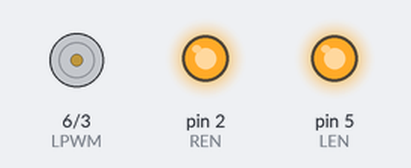
Recording of a sketch running on a simulated Arduino Uno, built with avr-gcc and run on an emulated ATmega328P. On the bench: motor-driver pin pairs drawn as motors (green arrow = first pin HIGH = forward, orange = second pin HIGH = backward, longer = more drive), output pins drawn as LEDs (lit = HIGH). EEPROM starts erased; what the sketch prints to the serial monitor is not drawn.

Above: at 0.05 s.
Timing chart, 0 to 6.5 s (numbered marks = the images above):
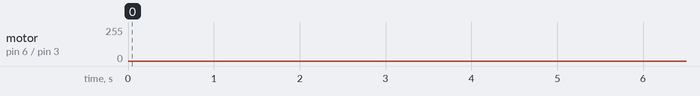

Measured:
- by itself, motor on pin 6 (LPWM) / pin 3 (RPWM): stopped → forward 255/255 at 25.0 s, → stopped 0.24 s later, → forward 255/255 4.8 s later, → stopped 0.24 s later, … (42 changes in this stretch)

The sketch:

main.ino
```cpp
#include <EEPROM.h>

#define RPWM 3 // BTS Code
#define LPWM 6 // BTS Code
#define REN 2 // BTS Code
#define LEN 5 // BTS Code
// EEPROM addresses
const int calibDateAddress = 0; // Address to store the calibration date
const int elapsedDaysAddress = 2; // Address to store elapsed days since calibration
int calibrationDay = 1; // Day of the year when calibration was done
int elapsedDays = 0; // Days elapsed since calibration


// Variables for timing and direction
const int totalDays = 365;
unsigned long lastUpdateTime = 0; // Store the last update time in milliseconds
const unsigned long dayDuration = 5000; // 24 hours in milliseconds for simulation

// Actuator extension values for half year
//First Claebration has to be the extension of 11.7seonds from start
const float actuatorExtensions[183] = {0,
0.236648024992451,
0.237385047510679,
0.23811350422709,
0.23883343655657,
0.23954488608656,
0.240247894563936,
0.240942503882979,
0.241628756072623,
0.242306693284718,
0.242976357782482,
0.243637791928859,
0.244291038175516,
0.244936139051947,
0.245573137154952,
0.246202075138149,
0.2468229957022,
0.247435941584672,
0.248040955550687,
0.248638080383671,
0.249227358876078,
0.249808833820794,
0.250382548002494,
0.25094854418935,
0.251506865124838,
0.252057553519899,
0.252600652045453,
0.253136203324857,
0.253664249926555,
0.25418483435742,
0.254697999055725,
0.255203786384777,
0.255702238626282,
0.256193397974494,
0.256677306530037,
0.25715400629424,
0.257623539163501,
0.258085946923939,
0.258541271246168,
0.258989553680181,
0.25943083565071,
0.259865158452249,
0.260292563244752,
0.260713091049251,
0.261126782743554,
0.261533679058334,
0.261933820573154,
0.262327247712847,
0.262714000743836,
0.263094119770744,
0.263467644733123,
0.263834615402288,
0.264195071378208,
0.264549052086818,
0.264896596776975,
0.265237744518186,
0.265572534197804,
0.265901004518719,
0.266223193997166,
0.266539140960572,
0.266848883545322,
0.267152459695058,
0.267449907158721,
0.26774126348887,
0.268026566040021,
0.268305851967239,
0.268579158224429,
0.268846521563387,
0.269107978532247,
0.269363565474441,
0.269613318527604,
0.269857273622642,
0.270095466482758,
0.270327932622672,
0.270554707347787,
0.27077582575364,
0.270991322725217,
0.271201232936414,
0.271405590849599,
0.27160443071532,
0.271797786571688,
0.271985692244402,
0.272168181346433,
0.272345287277744,
0.272517043225503,
0.272683482163711,
0.272844636853415,
0.273000539842724,
0.273151223466948,
0.273296719848759,
0.273437060898323,
0.273572278313691,
0.273702403581024,
0.273827467975025,
0.273947502559054,
0.27406253818599,
0.27417260549837,
0.274277734928933,
0.274377956701301,
0.274473300830346,
0.274563797123028,
0.27464947517883,
0.274730364390552,
0.27480649394488,
0.274877892823292,
0.274944589802658,
0.275006613456048,
0.275063992153628,
0.275116754063333,
0.275164927151832,
0.275208539185405,
0.275247617730793,
0.275282190155986,
0.275312283631547,
0.275337925131066,
0.275359141432477,
0.275375959118901,
0.275388404579758,
0.275396504011587,
0.275400283419322,
0.275399768617081,
0.275394985229468,
0.275385958692482,
0.275372714254627,
0.275355276978053,
0.275333671739668,
0.275307923232094,
0.275278055964964,
0.275244094266077,
0.275206062282314,
0.275163983980974,
0.27511788315087,
0.275067783403483,
0.275013708174083,
0.274955680723042,
0.274893724136746,
0.274827861329095,
0.274758115042346,
0.274684507848656,
0.274607062150881,
0.274525800184119,
0.274440744016647,
0.274351915551256,
0.274259336526393,
0.274163028517341,
0.274063012937449,
0.273959311039357,
0.273851943916043,
0.273740932502233,
0.273626297575424,
0.27350805975716,
0.27338623951423,
0.273260857159721,
0.273131932854517,
0.272999486608114,
0.272863538280035,
0.272724107580984,
0.272581214073989,
0.272434877175533,
0.2722851161569,
0.272131950145081,
0.271975398124187,
0.271815478936537,
0.271652211283663,
0.271485613727737,
0.271315704692483,
0.271142502464431,
0.270966025194184,
0.270786290897104,
0.270603317455152,
0.2704171226173,
0.270227724001165,
0.270035139093807,
0.269839385253067,
0.269640479708528,
0.269438439562691,
0.269233281792003,
0.269025023247991,
0.268813680658354,
0.26859927062801,
0.268381809640209,
0.268161314057579,
0.0289478853019546}
;

void setup() {

  pinMode(RPWM,OUTPUT);//BTS Code
  pinMode(LPWM,OUTPUT); //BTS Code

  pinMode(LEN,OUTPUT); //BTS Code
  pinMode(REN,OUTPUT); //BTS Code

  digitalWrite(REN,HIGH);//BTS Code
  digitalWrite(LEN,HIGH); //BTS Code

  Serial.begin(9600);

  // Set the initial last update time
  lastUpdateTime = millis();
  // Write these values to EEPROM only once, manually uncomment these lines to set or reset the calibration
//writeIntToEEPROM(calibDateAddress, calibrationDay);
//writeIntToEEPROM(elapsedDaysAddress, elapsedDays);
}

void loop() {
  // Read the calibration date and elapsed days from EEPROM
  int calibrationDay = readIntFromEEPROM(calibDateAddress);
  int elapsedDays = readIntFromEEPROM(elapsedDaysAddress);

  unsigned long now = millis(); // Get current time in milliseconds
  unsigned long timeElapsed = now - lastUpdateTime;

  if (timeElapsed >= dayDuration) { // Simulate a day has passed
    lastUpdateTime = now; // Update the last update time

    // Simulate day of the year based on elapsed time
    // Calculate the current day based on the calibration date and elapsed days
    int currentDayOfYear = (calibrationDay + elapsedDays) % 365; // Simple calculation, adjust for leap years as needed
    bool direction;
    float extension;

    if (currentDayOfYear <= 183) {
      direction = true;
      extension = actuatorExtensions[currentDayOfYear - 1];
    } else if (currentDayOfYear > 183 && currentDayOfYear <= 366) {
      direction = false;
      int reverseIndex = 366 - currentDayOfYear;
      extension = actuatorExtensions[reverseIndex];
    } else {
      direction = false;
      extension = actuatorExtensions[0];
    }

    moveMotor(direction, extension);

    Serial.print("Day ");
    Serial.print(currentDayOfYear);
    Serial.print(": Direction ");
    Serial.print(direction ? "Increasing" : "Decreasing");
    Serial.print(", Extension: ");
    Serial.println(extension*1000);
    elapsedDays++;
    writeIntToEEPROM(elapsedDaysAddress, elapsedDays);
  }
}

// Function to write an integer (e.g., day of the year) to EEPROM at a specific address
void writeIntToEEPROM(int address, int value) {
  byte lowByte = value & 0xFF; // Extract the low byte
  byte highByte = (value >> 8) & 0xFF; // Extract the high byte
  EEPROM.update(address, lowByte); // Write the low byte (minimizes unnecessary writes)
  EEPROM.update(address + 1, highByte); // Write the high byte
}
// Function to read an integer (e.g., day of the year) from EEPROM at a specific address
int readIntFromEEPROM(int address) {
  byte lowByte = EEPROM.read(address);
  byte highByte = EEPROM.read(address + 1);
  return (int)lowByte | ((int)highByte << 8);
}

void moveMotor(bool direction, float extension) {
  analogWrite(LPWM,0); //BTS Code
  analogWrite(RPWM,0); //BTS Code

  if (direction) {
    analogWrite(RPWM,0); //BTS Code
    analogWrite(LPWM,255); // BTS Code
  } else {
    analogWrite(RPWM,255); //BTS Code
    analogWrite(LPWM,0); // BTS Code
  }

  delay(extension*1000);

  analogWrite(LPWM,0); //BTS Code
  analogWrite(RPWM,0); //BTS Code
}
```
